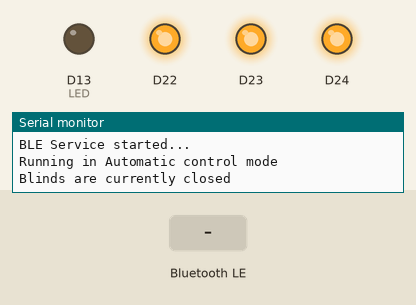
This sketch was run on a simulated Arduino Nano 33 BLE. On the bench: output pins drawn as LEDs (lit = HIGH), the last lines printed to the serial monitor. The test bench sets the inputs (shaded band). Nothing arrives over Bluetooth unless stated; a phone connects over Bluetooth LE 3 s after start.

Above: at 0.1 s.
At 3.8 s:
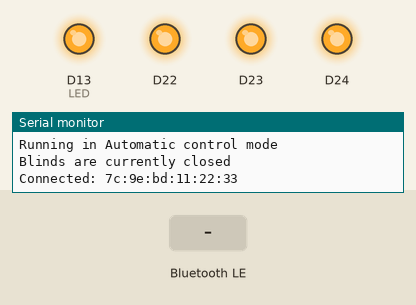
3.9 s: Bluetooth LE write "1" received
5.4 s: Bluetooth LE write "0" received
6.9 s: Bluetooth LE write "2" received
Timing chart, 0 to 9.9 s (numbered marks = the images above; inputs shaded):
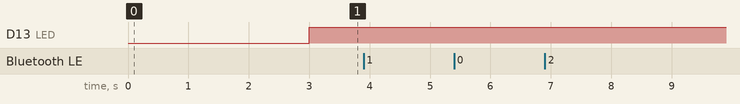

The sketch:

Project.ino
```cpp
/**
* Smart Blinds Project Sketch for Arduino Nano 33 BLE Sense
*/

// Libraries: Stepper, Arduino_APDS9960, Arduino_LPS22HB,
#include <ArduinoBLE.h> // BLE control
#include <Arduino_APDS9960.h> // light intensity
#include <Arduino_LPS22HB.h> // temperature sensor
//#include <Stepper.h> // for stepper control

// Enums
enum BlindsState { // Track blinds open/close state
  BLINDS_CLOSED,
  BLINDS_OPEN
};

enum OperationMode { // Track whether automated control or manual via BLE
  MANUAL,
  AUTOMATIC
};

// Global variables
BLEService blindsService("180A");
BLEByteCharacteristic switchCharacteristic("2A57", BLERead | BLEWrite);

constexpr int SERIAL_SPEED = 9600;
const int LED = LED_BUILTIN;

bool failed_sensor = false;

BlindsState currentState = BLINDS_CLOSED;
OperationMode mode = AUTOMATIC;

// Functions
void setup() {
  Serial.begin(SERIAL_SPEED);

  while (!Serial);

  pinMode(LEDR, OUTPUT);
  pinMode(LEDG, OUTPUT);
  pinMode(LEDB, OUTPUT);
  pinMode(LED, OUTPUT);

  digitalWrite(LED, LOW);
  digitalWrite(LEDR, HIGH);
  digitalWrite(LEDG, HIGH);
  digitalWrite(LEDB, HIGH);

  if (!APDS.begin()) {
    Serial.println("Failed to initialize APDS9960 sensor!");
    failed_sensor = true;
  }

  if (!BARO.begin()) {
    Serial.println("Failed to initialize pressure sensor!");
    failed_sensor = true;
  }

  if (!BLE.begin()) {
    Serial.println("Failed to start BLE module!");
    failed_sensor = true;
  }

  if(failed_sensor) {
    Serial.println("Status: FAILED");
    Serial.println("One or more sensors failed to initialize!");
    while (1);
  } else {
    Serial.println("Status: OK");
    Serial.println("All sensors ready to go...");
  }

  BLE.setLocalName("Nano 33 BLE Sense: Blinds");
  BLE.setAdvertisedService(blindsService);

  blindsService.addCharacteristic(switchCharacteristic);
  BLE.addService(blindsService);

  BLE.advertise();

  Serial.println("BLE Service started...");
}

void loop() {

  BLEDevice central = BLE.central();

  if(central) {
    Serial.print("Connected: ");
    Serial.println(central.address());
    digitalWrite(LED, HIGH);

    mode = MANUAL;

    // **** Start BLE logic

    while (central.connected()) {
      if (switchCharacteristic.written()) {
        switch(switchCharacteristic.value()) {
          // case 1 (open), case 2 (close), default
          case 01:
            openBlinds();
            break;
          case 02:
            closeBlinds();
            break;
          default:
            Serial.println("Ignored input.");
            break;
        }
      }
    }

    // **** On Disconnection

    Serial.println("Disconnected...");
    digitalWrite(LED, LOW);

    mode = AUTOMATIC;
  }

  if(mode == AUTOMATIC) {
    Serial.println("Running in Automatic control mode");

    switch(currentState) {
      case BLINDS_CLOSED:
        Serial.println("Blinds are currently closed");
        break;
      case BLINDS_OPEN:
        Serial.println("BLinds are currently open");
        break;
    }

  }

  delay(1000);
}

void openBlinds() {
  Serial.println("Opening Blinds....");
  currentState = BLINDS_OPEN;
}

void closeBlinds() {
  Serial.println("Closing Blinds....");
  currentState = BLINDS_CLOSED;
}
```
